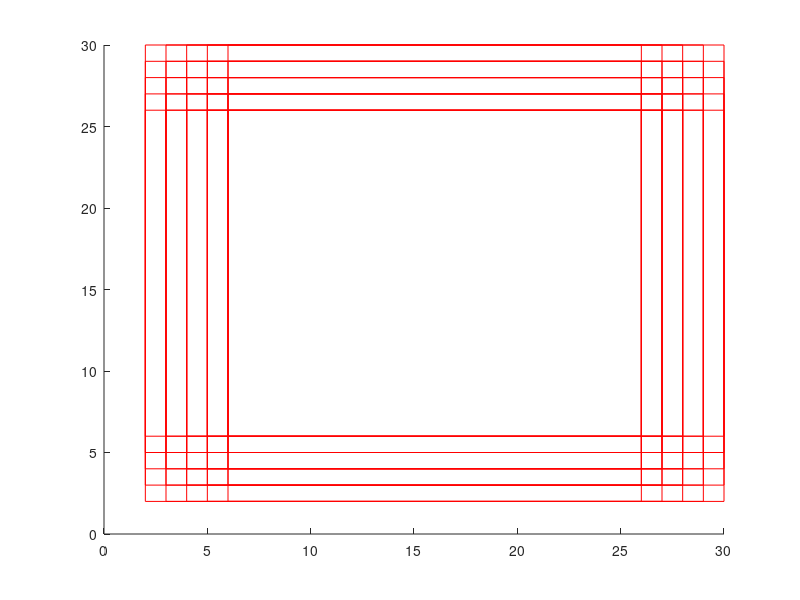

The MATLAB script that drew this image:
% implement sum of variance
clear variables
load('features.mat'); 
%load('images.mat'); 
load('TrainResults.mat'); 
[imgtst, pathname] = uigetfile('*.*', 'Select image file');
%Itest=imread([pathname imgtst]);
%Itest=imcrop(Itest); % ############TAKE OUT IN GENERAL CASE 
%figure,imshow(Itest);
%if length(size(Itest)) > 2 
%    Itest=rgb2gray(Itest);
%end
%T=75;
Itest = ones(30,30);
[trow tcol]=size(Itest);
pItest = zeros(trow+1, tcol+1);   % add zero row/col
pItest(2:end, 2:end)= Itest;
pItestS=pItest.*pItest;

pIItest = cumsum(cumsum(pItest,1),2);    % II of original
pIItestS= cumsum(cumsum(pItestS,1),2);   % II of squared
clear pItest, pItestS;

%figure,imshow(Itest);
%Itest=double(Itest);

%figure,imshow(Itest,[]);
%%%%%%%%%%%%%%%%%%%%%%%% 
% TAKE repeated chunk out of image FUNCTION GOES HERE 

mindim=min(trow,tcol);
cropsize=24;
psize=24;
patchsize=24*24;
patchsizepad=25*25;
alpha_thresh = (alpha_t_Array(1:T))/2; % threshold
isfacenum=0;
for psize = 24:6:mindim %# PLAY WITH THIS ######################## 
    for prw=2:1:tcol-psize
        for pcl=2:1:trow-psize
            % mean of box - top left - bot left + top right - bot right
            meanbox=-pIItest(prw,pcl)+pIItest(prw,pcl+psize)-pIItest(prw+psize,pcl)+pIItest(prw+psize,pcl+psize)
%            meanbox=pIItest(prw,pcl) - pIItest(prw,pcl+psize)...
%                +pIItest(prw+psize,pcl) - pIItest(prw+psize,pcl+psize);
            rect = [prw pcl psize psize];
            x=pIItest([prw:prw+psize], [pcl:pcl+psize]);     % crop of II
            x=x(:)';  % vector it
            sum_det=0;
            i=T;
            for t=1:i
                fout=x*f(:,fNbestArray(t));
                if fout*pBestArray(t) < thetaBestArray(t)*pBestArray(t)
                    h(t)=1;
                else
                    %h(t)=-1;
                    h(t)=0;
                end
                sum_det=sum_det + alpha_t_Array(t) * h(t);
            end
            %if sum_det>4.6
            if sum_det>alpha_thresh
                isfacenum=isfacenum+1;
                %fprintf('IS FACE!\n'); 
                disp(sum_det);
                rectangle('Position',rect,'edgecolor','red');drawnow;
            else
                %isnotfacenum=isnotfacenum+1; 
                %fprintf('NO FACE!\n') 
            end
        end
    end
end % SIZE if